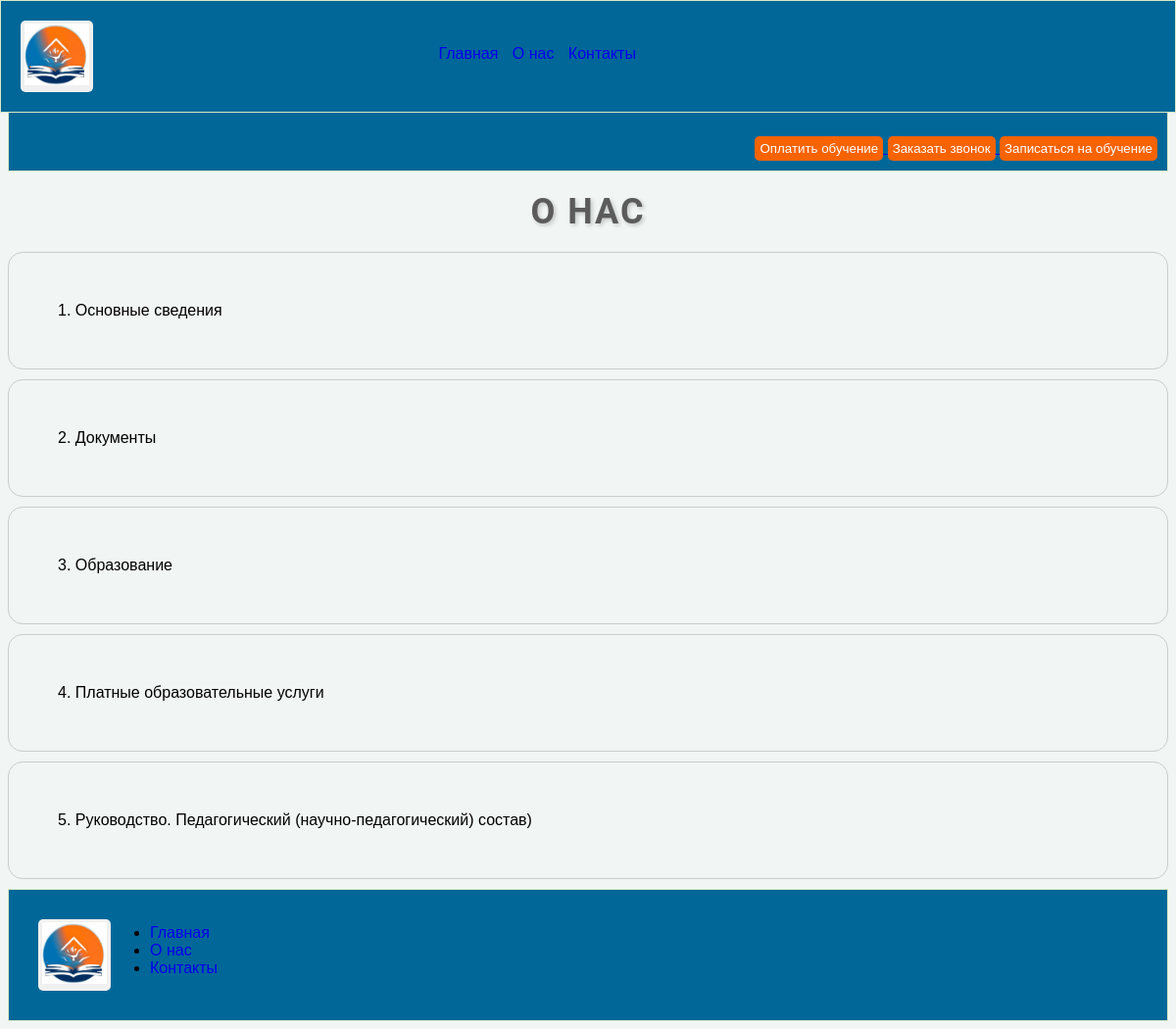
/about, run on the app's committed database.
### Centr/models.py (models this page shows, shortened)
class MenuAbout(models.Model):
    title = models.CharField(max_length=200, verbose_name='Название')
    description = models.TextField(verbose_name='Описание')
    TYPE = [
        ('OsS', 'Основные сведенения'),
        ('Dok', 'Документы'),
        ('Obr', 'Образование'),
        ('POU', 'Платные образовательные услуги'),
        ('RPN', 'Руководство. Педагогический (научно-педагогический) состав'),
    ]
    type = models.CharField(choices=TYPE, max_length=3, default='OsS', verbose_name='Тип')

### Centr/views.py (the view)
# urls.py: path('about', views.about, name='about'),
def about(request):
    menuAb_OsS = MenuAbout.objects.filter(type__exact='OsS')
    menuAb_Dok = MenuAbout.objects.filter(type__exact='Dok')
    menuAb_Obr = MenuAbout.objects.filter(type__exact='Obr')
    menuAb_POU = MenuAbout.objects.filter(type__exact='POU')
    menuAb_RPN = MenuAbout.objects.filter(type__exact='RPN')
    person = Teacher.objects.all()
    context = {'menuAb_OsS': menuAb_OsS, 'menuAb_Dok': menuAb_Dok, 'menuAb_Obr': menuAb_Obr, 'menuAb_POU': menuAb_POU,
               'menuAb_RPN': menuAb_RPN, 'person': person}
    return render(
        request,
        'about.html',
        context=context
    )

### Centr/templates/about.html (shortened to what this page needs)
<!DOCTYPE html>
{% extends 'main.html' %}
{% load static %}
{% block content %}
<div class="container_about">
	<div class="nav_a"> О нас </div>
{% for i in "12345" %}
    <div class="row" data-target="content{{ i }}" onclick="showContent('content{{ i }}')">
        {% if i == "1" %}
           {% include 'AboutItems.html' with menuAb=menuAb_OsS %}
        {% elif i == "2" %}
            {% include 'AboutItems.html' with menuAb=menuAb_Dok %}
        {% elif i == "3" %}
          {% include 'AboutItems.html' with menuAb=menuAb_Obr %}
        {% elif i == "4" %}
           {% include 'AboutItems.html' with menuAb=menuAb_POU %}
        {% elif i == "5" %}
            {% include 'AboutItems.html' with menuAb=menuAb_RPN %}
        {% endif %}
    </div>
        {% if i == "1" %}
            {% include 'AboutItems1.html' with menuAb=menuAb_OsS %}
        {% elif i == "2" %}
             {% include 'AboutItems1.html' with menuAb=menuAb_Dok %}
        {% elif i == "3" %}
            {% include 'AboutItems1.html' with menuAb=menuAb_Obr %}
        {% elif i == "4" %}
             {% include 'AboutItems1.html' with menuAb=menuAb_POU %}
        {% elif i == "5" %}
              {% block content1 %} {% include 'Teacher_Person.html' with person=person %}  {% endblock %}
        {% endif %}
{% endfor %}
</div>
{% endblock  %}

### Centr/templates/AboutItems.html
<!DOCTYPE html>
 {% load static %}
 {% for item in menuAb %}
    {{ item.id}}. {{item.title}}
 {% endfor %}

### Centr/static/css/marketplace.css (style rules this page uses)
body { background: #f1f5f4; margin: 0; }
* { box-sizing: border-box; }

### Centr/static/css/about111.css (style rules this page uses)
body { font-family: sans-serif; }
.container_about { width: 100%; margin: 0 auto; display: flex; flex-direction: column; }
.row { border: 1px solid #ccc; padding: 50px; margin-bottom: 10px; cursor: pointer; border-radius: 15px; transition: 1s; background-color: FFFFFF; }

### Centr/static/css/zagolovok.css (style rules this page uses)
.nav_a { font-family: 'Roboto', sans-serif; font-size: 36px; font-weight: bold; text-transform: uppercase; letter-spacing: 2px; text-align: center; text-shadow: 2px 2px 4px rgba(0, 0, 0, 0.2); padding: 20px; transition: 1s; color: #5b5b5b; text-decoration: none; }

### Centr/static/css/callback.css (style rules this page uses)
body { display: block; margin: 8px; }

### Centr/static/css/conta.css (style rules this page uses)
body { font-family: sans-serif; }

### Centr/static/css/payment.css (style rules this page uses)
body { display: block; margin: 8px; }

### data on the page
MenuAbout: id "1", title "Основные сведения"
MenuAbout: id "2", title "Документы"
MenuAbout: id "3", title "Образование"
MenuAbout: id "4", title "Платные образовательные услуги"
MenuAbout: id "5", title "Руководство. Педагогический (научно-педагогический) состав)"
